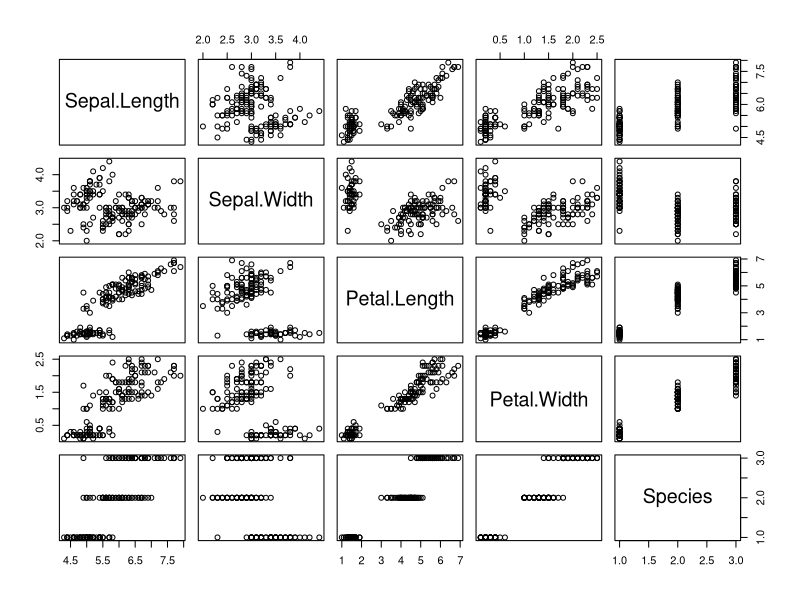
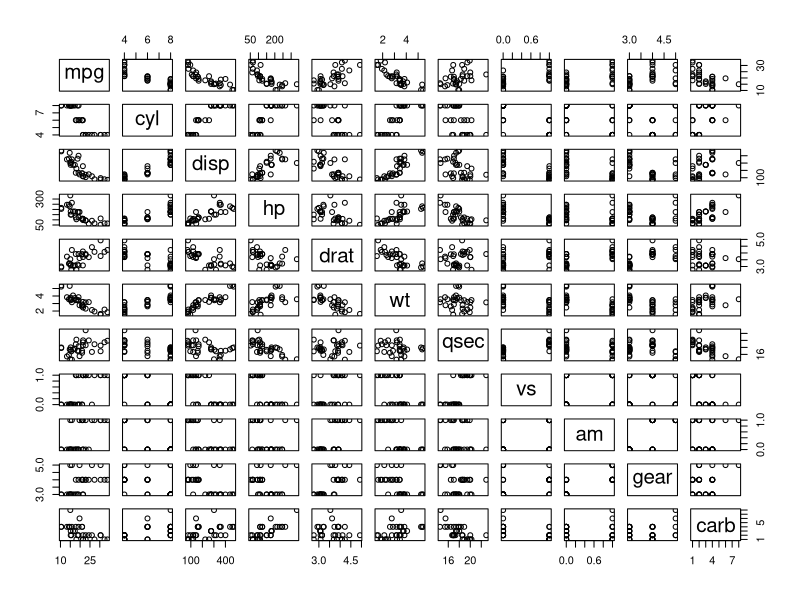

These charts were generated, in order, by the following R code:
## ---- chunk 1
knitr::opts_chunk$set(echo = TRUE)
## ---- chunk 2
plot(iris)
## ---- chunk 3
plot(mtcars)
